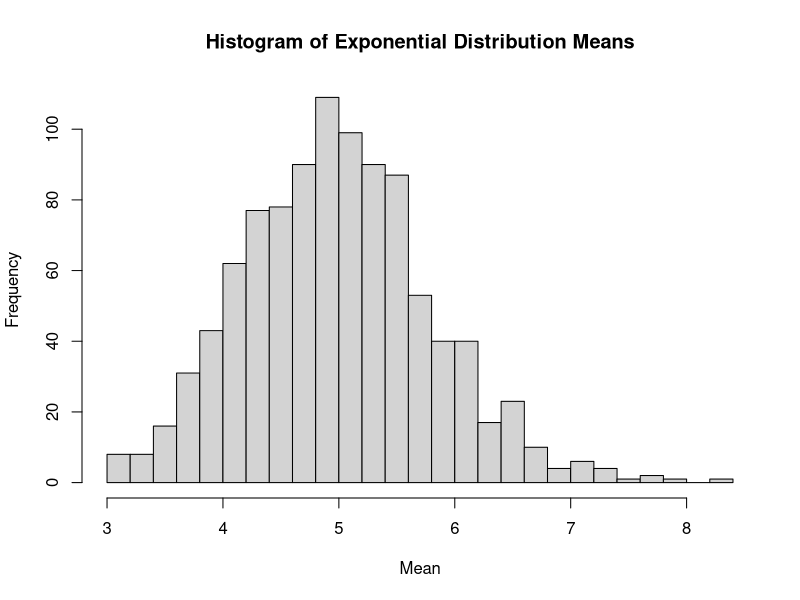

Source code (R):
## ---- chunk 1
set.seed(1000)
n <- 40
simulations <- 1000
lambda <- .2
simulation_matrix <- matrix(data = rexp(n * simulations, lambda), simulations)
simulation_means <- apply(X = simulation_matrix, 1, mean)
simulation_vars <- apply(X = simulation_matrix, 1, var)
## ---- chunk 2
x_bar<-mean(simulation_means)
x_bar
## ---- chunk 3
sd<-sqrt(mean(simulation_vars))
sd
## ---- chunk 4
hist(simulation_means, xlab="Mean", main="Histogram of Exponential Distribution Means", breaks = 20)
## ---- chunk 5
x_bar
sample_clt_mean_var<-var(simulation_means)
sample_clt_mean_var
exp_sd<-(1/lambda)
theoretical_clt_var<-exp_sd^2/n
theoretical_clt_var

## ---- chunk 6
shapiro.test(simulation_means)
